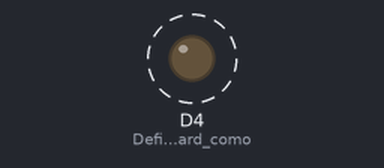
Recording of a sketch running on a simulated ESP8266 (NodeMCU). Shown: output pins drawn as LEDs (lit = HIGH). Dashed ring = blinking.

Above: at 7.02 s.
Timing chart, 0 to 10.0 s (numbered marks = the images above):
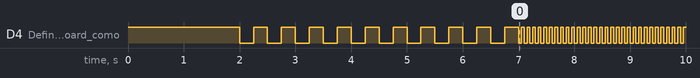

Measured:
- by itself, D4 (Define_o_LED_Onboard_como): goes 10 × (LOW 0.25 s, HIGH 0.25 s), 1229 × (LOW 0.05 s, HIGH 0.05 s), then LOW

The sketch:

main.ino
```cpp
void setup()
{
   pinMode(D4, OUTPUT);//Define o LED Onboard como saida.
   digitalWrite(D4, 1);//Apaga o LED.
   delay(2000);//Espera 2 segundos para visualizarmos que o ESP foi iniciado.

   for (long x = 0; x < 20; x++)//Irá piscar o LED 10x com intervalo de 250mS
   {
      digitalWrite(D4, !digitalRead(D4));//Inverte o estado do LED.
      delayMicroseconds(250000);//Espera 250mS
      yield();//Efetua o feed do SW WDT.
   }

//Após piscar 10x sem erros, irá entrar no loop e o LED começara a piscar
// rapidamente indicando que não ocorreu erros.

//Este código efetua o feed do SW WDT, então logo após as 10 piscadas,
// começara a piscar rapidamente pois entrou no loop.
}

void loop()
{
   digitalWrite(D4, !digitalRead(D4));
   delay(50);
}
```
